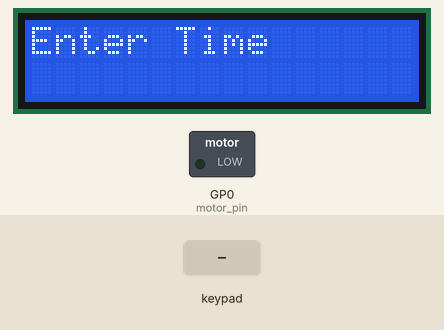
A program run on a simulated Raspberry Pi Pico running MicroPython. Shown: 16×2 character LCD, switched loads named in the program (green lamp = pin HIGH). The test bench sets the inputs (shaded band). Library files of the repository ran but are not shown: lcd_api.py, pico_i2c_lcd.py; pins used as bus, display or sensor lines are not drawn; what the program prints to the serial console is not drawn.

Above: at 1.2 s.
1.3 s: keypad keys 1 2 * pressed 0.4 s apart
At 1.5 s:
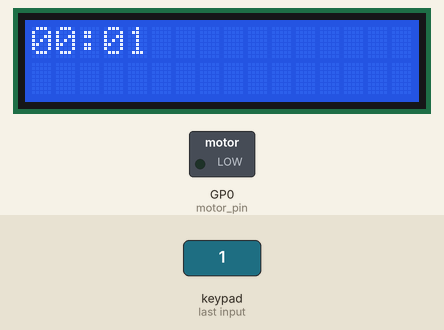
At 2.7 s:
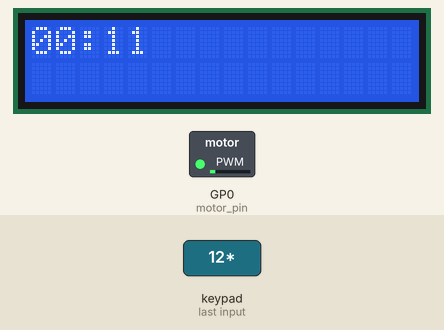
Timing chart, 0 to 4.3 s (numbered marks = the images above; inputs shaded):
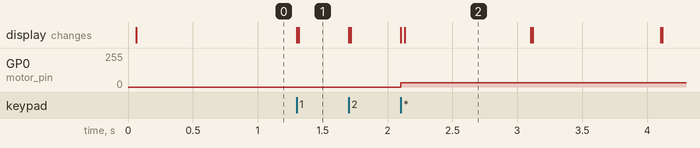

The program:

code.py
```python
import utime
from machine import I2C, Pin, PWM
from lcd_api import LcdApi
from pico_i2c_lcd import I2cLcd

motor_pin = PWM(Pin(0))
motor = PWM(Pin(0))
buzzer = PWM(Pin(15))
motor.freq(1000)

i2c = I2C(0, sda=Pin(4), scl=Pin(5)) # Use GP4 for SDA, GP5 for SCL
I2C_ADDR = 0X27
NUM_ROWS = 2
NUM_COLS = 16
lcd = I2cLcd(i2c,I2C_ADDR, NUM_ROWS, NUM_COLS)
delay = 0.2
#i2c
#lcd.putstr("I got it to work !")

matrix_keys = [['1', '2', '3', 'A'],
               ['4', '5', '6', 'B'],
               ['7', '8', '9', 'C'],
               ['*', '0', '#', 'D']]

# PINs according to schematic - Change the pins to match with your connections
keypad_rows = [6,7,8,9]
keypad_columns = [10,11,12,13]

# Create two empty lists to set up pins ( Rows output and columns input )
col_pins = []
row_pins = []

# Loop to assign GPIO pins and setup input and outputs
for x in range(0,4):
    row_pins.append(Pin(keypad_rows[x], Pin.OUT))
    row_pins[x].value(1)
    col_pins.append(Pin(keypad_columns[x], Pin.IN, Pin.PULL_DOWN))
    col_pins[x].value(0)

##############################Scan keys ####################

print("Please enter a key from the keypad")

def scankeys():
    for row in range(4):
        for col in range(4):
            row_pins[row].high()
            key = None

            if col_pins[col].value() == 1:
                print("You have pressed:", matrix_keys[row][col])
                key_press = matrix_keys[row][col]
                return key_press


        row_pins[row].low()
lcd.clear()
lcd.putstr("Enter Time")
raw = ""
#motor.start(0)
while True:
   digit = scankeys()

   if digit != None:
       #nothing pressed, continue scanning
        if str(digit) == "*":
            print("Stop key pressed. Exiting")
            break
        raw += str(digit)
        if len(raw) == 1:
            formatted = "00:0" + str(raw)
            lcd.clear()
            lcd.putstr(formatted)
        if len(raw) == 2:
            formatted = "00:" + str(raw)
            lcd.clear()
            lcd.putstr(formatted)
        if len(raw) == 3:
            formatted ="0" + str(raw)[0] + ":" + str(raw)[1:]
            lcd.clear()
            lcd.putstr(formatted)
        if len(raw) == 4:
            formatted =str(raw)[0:2] + ":" + str(raw)[2:]
            lcd.clear()
            lcd.putstr(formatted)
            break
        utime.sleep(0.3)

if len(str(raw)) == 4:
    minutes = int(str(raw)[0:2]) * 60
    seconds = int(str(raw)[2:])
if len(str(raw)) == 3:
    minutes = int(str(raw)[0:1]) * 60
    seconds = int(str(raw)[1:])
if len(str(raw)) == 2:
    minutes = 0
    seconds = int(str(raw))
if len(str(raw)) == 1:
    minutes = 0
    seconds = int(str(raw))
if len(str(raw)) == 0:
    minutes = 0
    seconds = 0
total = int(minutes) + int(seconds)
start = utime.ticks_ms()
percent = 12.5
duty = int(percent * 65535 / 100)
motor.duty_u16(duty)
old_time = ""
while True:
    end = utime.ticks_ms()
    elapsed = (end - start) / 1000
    remaining = int(total - elapsed)


    minutes = remaining // 60
    seconds = remaining % 60

    if (len(str(minutes)) == 1):
       minutes = "0" + str(minutes)
    if (len(str(seconds)) == 1):
        seconds = "0" + str(seconds)

    formatted = str(minutes) + ":" + str(seconds)


    if remaining <= 0:
        lcd.clear()
        lcd.putstr("00:00")
        motor.duty_u16(0)
        break


    if not old_time == formatted:
        old_time = formatted
        lcd.clear()
        lcd.putstr(formatted)

    if remaining <= 0:
        motor.duty_u16(0)
        buzzer.freq(1000)
        buzzer.duty_u16(32768)
        utime.sleep(1)

        #buzzer.value(0)
       #utime.sleep(1)
        #buzzer.value(1)
        #print("beep")
        #utime.sleep(0.5)

        #buzzer.value(0)
        #buzzer.value(1)
        #print("beep")
        #utime.sleep(0.5)
        #buzzer.value(0)
```

Measured:
- after the input at 1.3 s, GP0 (motor_pin): 0/255 → 32/255 after 0.80 s; the display: first changes at once (image 1 shows a later state)
- what the display in image 2 shows lasts 1.0 s, from 2.1 s to 3.1 s
